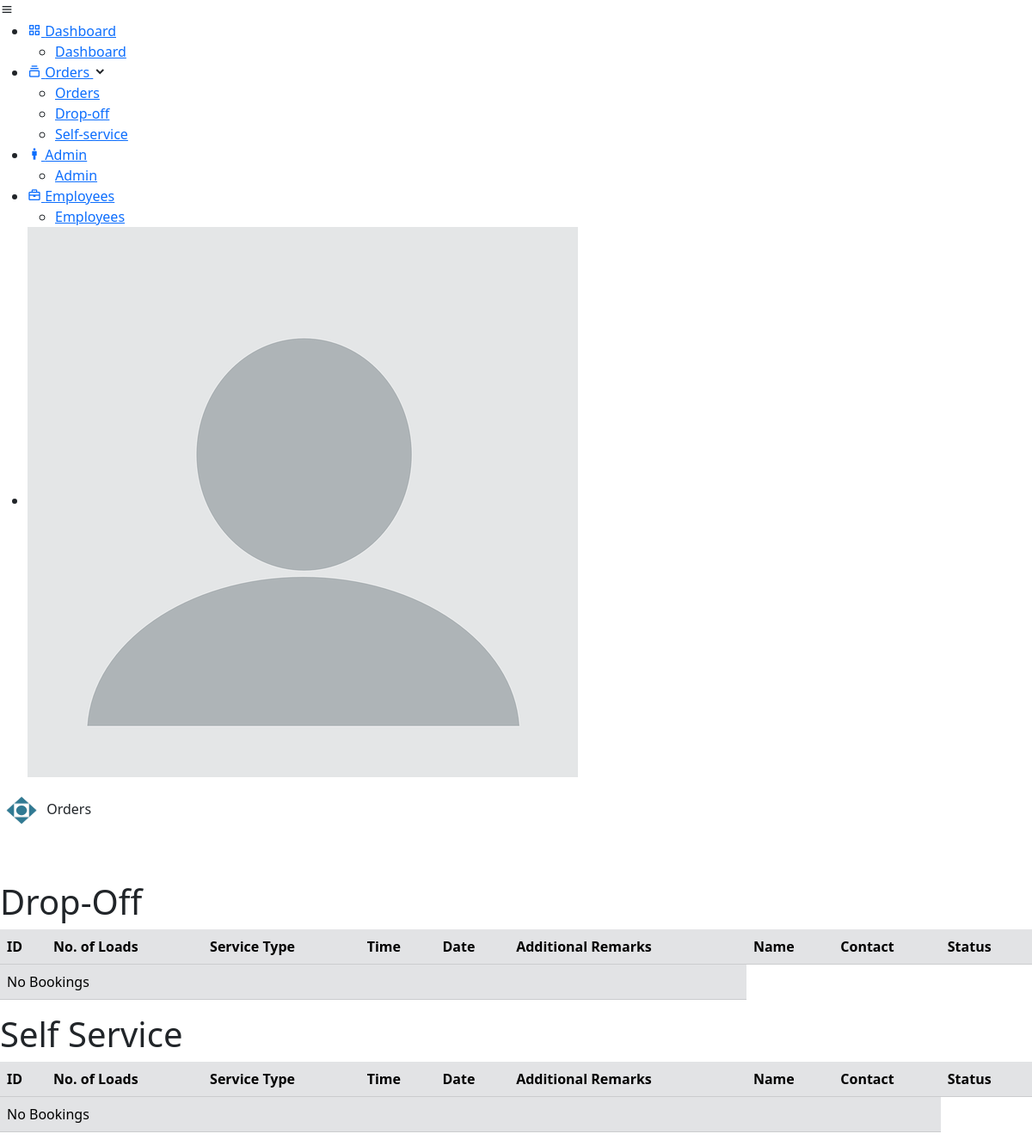
The app's page /admin/orders.php, older data.
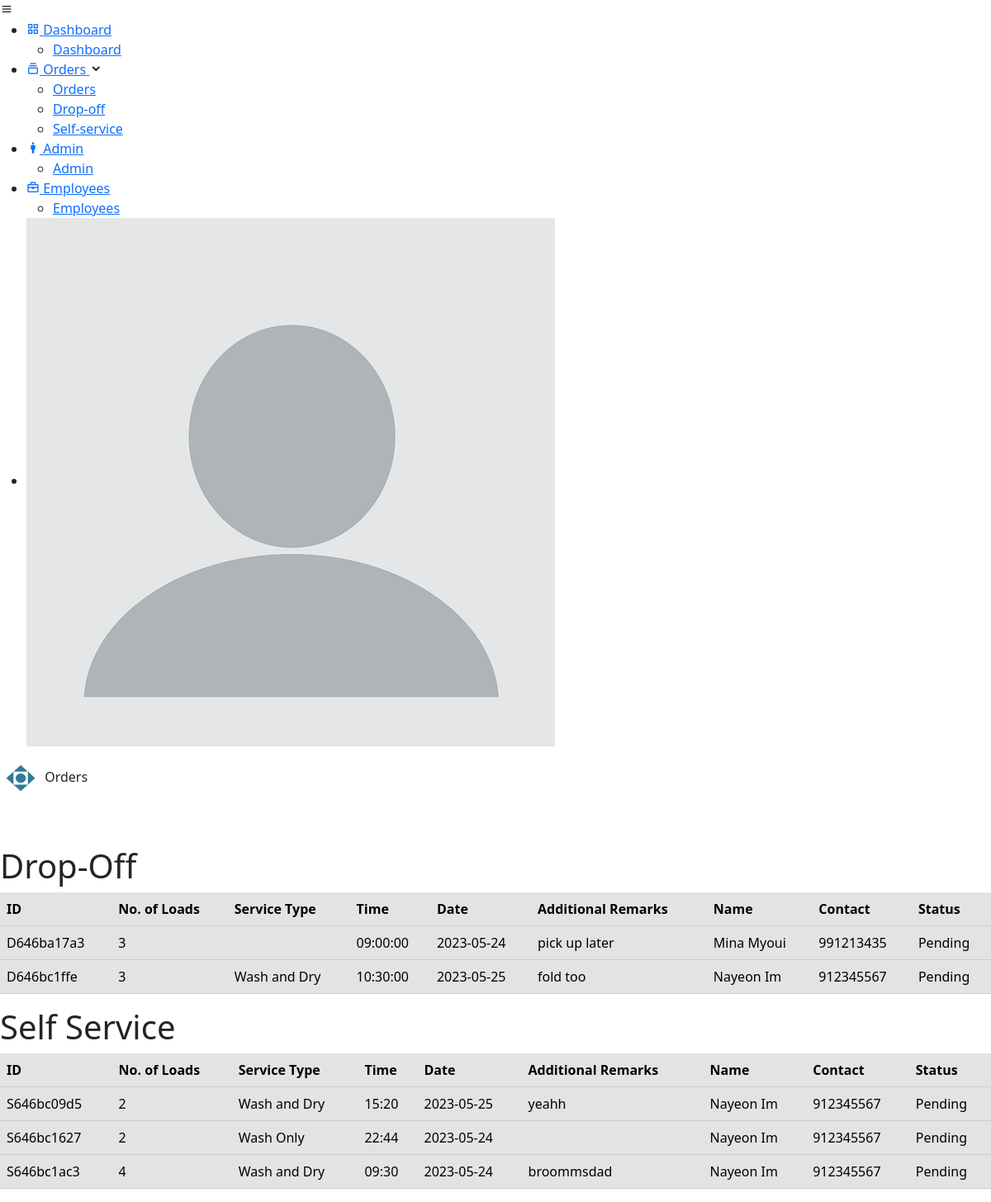
The same page, newer data.
### tables this page shows
CREATE TABLE `dropoff` (
  `dropOffId` varchar(10) NOT NULL,
  `numberOfLoads` int(11) DEFAULT NULL,
  `serviceType` enum('Wash and Dry','Wash Only','Dry Only') NOT NULL,
  `timeSlot` time DEFAULT NULL,
  `bookingDate` date DEFAULT NULL,
  `additionalRemarks` varchar(255) DEFAULT NULL,
  `userId` int(11) DEFAULT NULL,
  `status` enum('Pending','Confirmed','Completed') NOT NULL
);

CREATE TABLE `users` (
  `userId` int(11) NOT NULL,
  `name` varchar(100) DEFAULT NULL,
  `email` varchar(50) DEFAULT NULL,
  `password` varchar(50) DEFAULT NULL,
  `contactNo` int(11) DEFAULT NULL,
  `role` varchar(10) DEFAULT NULL
);

CREATE TABLE `selfservice` (
  `selfServiceId` varchar(10) NOT NULL,
  `numberOfLoads` int(11) DEFAULT NULL,
  `serviceType` enum('Wash and Dry','Wash Only','Dry Only') DEFAULT NULL,
  `timeSlot` varchar(20) DEFAULT NULL,
  `bookingDate` date DEFAULT NULL,
  `additionalRemarks` varchar(255) DEFAULT NULL,
  `userId` int(11) DEFAULT NULL,
  `status` enum('Pending','Confirmed','Completed') NOT NULL
);

### admin/orders.php (the view, shortened to what this page needs)
<?php include('partials/adminDashboard.php'); ?>
<?php
include "../dbconn.php";
$sql1 = "SELECT * FROM selfService";
$result1 = mysqli_query($conn, $sql1);
$sql2 = "SELECT * FROM dropOff";
$result2 = mysqli_query($conn, $sql2);
?>
<section class="home-section">
    <div class="home-content">
        <img src="../img/pashlogo.png" width="50" height="45">
        <span class="text">Orders</span>
    </div>
      <div class = "table-responsive" style="margin-top: 5%">
      <h1>Drop-Off</h1>
          <table class = "table table-secondary table-hover" id = "bookings" width = "80%" cellspacing = "0">
              <thead  class="thead-dark">
                  <tr>
                      <th>ID</th>
                      <th>No. of Loads</th>
                      <th>Service Type</th>
                      <th>Time</th>
                      <th>Date</th>
                      <th>Additional Remarks</th>
                      <th>Name</th>
                      <th>Contact</th>
                      <th>Status</th>
                  </tr>
              </thead>
              <tbody>
              <?php
              if(mysqli_num_rows($result2) > 0) {
                  while($row = mysqli_fetch_assoc($result2)){
                      $userId = $row['userId'];
                        $userSql = "SELECT * FROM users WHERE userId = '$userId'";
                        $userResult = mysqli_query($conn, $userSql);
                        $userRow = mysqli_fetch_assoc($userResult);
                        ?>
                      <tr>
                          <td><?php echo $row['dropOffId']; ?></td>
                          <td><?php echo $row['numberOfLoads']; ?></td>
                          <td><?php echo $row['serviceType']; ?></td>
                          <td><?php echo $row['timeSlot']; ?></td>
                          <td><?php echo $row['bookingDate']; ?></td>
                          <td><?php echo $row['additionalRemarks']; ?></td>
                          <td><?php echo $userRow['name']; ?></td>
                          <td><?php echo $userRow['contactNo']; ?></td>
                          <td><?php echo $row['status']; ?></td>
                      </tr>
                  <?php
                  }
              }
              else {
                  echo "<tr><td colspan='6'>No Bookings</td></tr>";
              }
              ?>
              </tbody>
          </table>
      </div>
      <div class="table-responsive">
        <h1>Self Service</h1>
        <table class="table table-secondary table-hover" id="bookings" width="50%" cellspacing="0">
            <thead class="thead-dark">
                <tr>
                    <th>ID</th>
                    <th>No. of Loads</th>
                    <th>Service Type</th>
                    <th>Time</th>
                    <th>Date</th>
                    <th>Additional Remarks</th>
                    <th>Name</th>
                    <th>Contact</th>
                    <th>Status</th>
                </tr>
            </thead>
            <tbody>
                <?php
                if (mysqli_num_rows($result1) > 0) {
                    while ($row = mysqli_fetch_assoc($result1)) {
                        $userId = $row['userId'];
                        $userSql = "SELECT * FROM users WHERE userId = '$userId'";
                        $userResult = mysqli_query($conn, $userSql);
                        $userRow = mysqli_fetch_assoc($userResult);
                        ?>
                        <tr>
                            <td><?php echo $row['selfServiceId']; ?></td>
                            <td><?php echo $row['numberOfLoads']; ?></td>
                            <td><?php echo $row['serviceType']; ?></td>
                            <td><?php echo $row['timeSlot']; ?></td>
                            <td><?php echo $row['bookingDate']; ?></td>
                            <td><?php echo $row['additionalRemarks']; ?></td>
                            <td><?php echo $userRow['name']; ?></td>
                            <td><?php echo $userRow['contactNo']; ?></td>
                            <td><?php echo $row['status']; ?></td>
                        </tr>
                <?php
                    }
                } else {
                    echo "<tr><td colspan='8'>No Bookings</td></tr>";
                }
                ?>
            </tbody>
        </table>
    </div>
</section>

### admin/partials/adminDashboard.php (shortened to what this page needs)
<!DOCTYPE html>
<html lang="en">
  <head>
    <link rel="stylesheet" href="admin.scss" />
    <link rel="stylesheet" href="../css/admin.css"/>
    <link href="https://unpkg.com/boxicons@2.1.2/css/boxicons.min.css" rel="stylesheet"/>
    <link rel="stylesheet" href="../bootstrap/css/bootstrap.css">
  </head>
  <body>
  <div class="sidebar close">
    <div class="logo-details">
        <i class='bx bx-menu' ></i>
    </div>
    <ul class="nav-links">
      <li>
        <a href="dashboard.php">
          <i class='bx bx-grid-alt'></i>
          <span class="link_name">Dashboard</span>
        </a>
        <ul class="sub-menu blank">
          <li><a class="link_name" href="dashboard.php">Dashboard</a></li>
        </ul>
      </li>
      <li>
        <div class="iocn-link">
          <a href="orders.php">
            <i class='bx bx-collection' ></i>
            <span class="link_name">Orders</span>
          </a>
          <i class='bx bxs-chevron-down arrow' ></i>
        </div>
        <ul class="sub-menu">
          <li><a class="link_name" href="orders.php">Orders</a></li>
          <li><a href="#dropoff">Drop-off</a></li>
          <li><a href="#selfservice">Self-service</a></li>
        </ul>
      </li>
      <li>
        <a href="admins.php">
        <i class=" bx bx-male"></i>
          <span class="link_name">Admin</span>
        </a>
        <ul class="sub-menu">
          <li><a class="link_name" href="admins.php">Admin</a></li>
        </ul>
      </li>
      <li>
        <a href="employees.php">
          <i class='bx bx-briefcase' ></i>
          <span class="link_name">Employees</span>
        </a>
        <ul class="sub-menu">
          <li><a class="link_name" href="employees.php">Employees</a></li>
        </ul>
      </li>
    <li>
    <div class="profile-details">
      <div class="profile-content">
        <img src="../img/image-profile.png" alt="profileImg">
      </div>
</ul>
</div>
</body>
</html>

Row changes from the older to the newer data that the page shows:
added dropoff: dropOffId "D646ba17a3", numberOfLoads "3", timeSlot "09:00:00", bookingDate "2023-05-24", additionalRemarks "pick up later", userId.name "Mina Myoui", userId.contactNo "991213435", status "Pending"
added dropoff: dropOffId "D646bc1ffe", numberOfLoads "3", serviceType "Wash and Dry", timeSlot "10:30:00", bookingDate "2023-05-25", additionalRemarks "fold too", userId.name "Nayeon Im", userId.contactNo "912345567", status "Pending"
added selfservice: selfServiceId "S646bc09d5", numberOfLoads "2", serviceType "Wash and Dry", timeSlot "15:20", bookingDate "2023-05-25", additionalRemarks "yeahh", userId.name "Nayeon Im", userId.contactNo "912345567", status "Pending"
added selfservice: selfServiceId "S646bc1627", numberOfLoads "2", serviceType "Wash Only", timeSlot "22:44", bookingDate "2023-05-24", userId.name "Nayeon Im", userId.contactNo "912345567", status "Pending"
added selfservice: selfServiceId "S646bc1ac3", numberOfLoads "4", serviceType "Wash and Dry", timeSlot "09:30", bookingDate "2023-05-24", additionalRemarks "broommsdad", userId.name "Nayeon Im", userId.contactNo "912345567", status "Pending"
Text that changed along with them:
text no longer shown: "No Bookings No Bookings"
